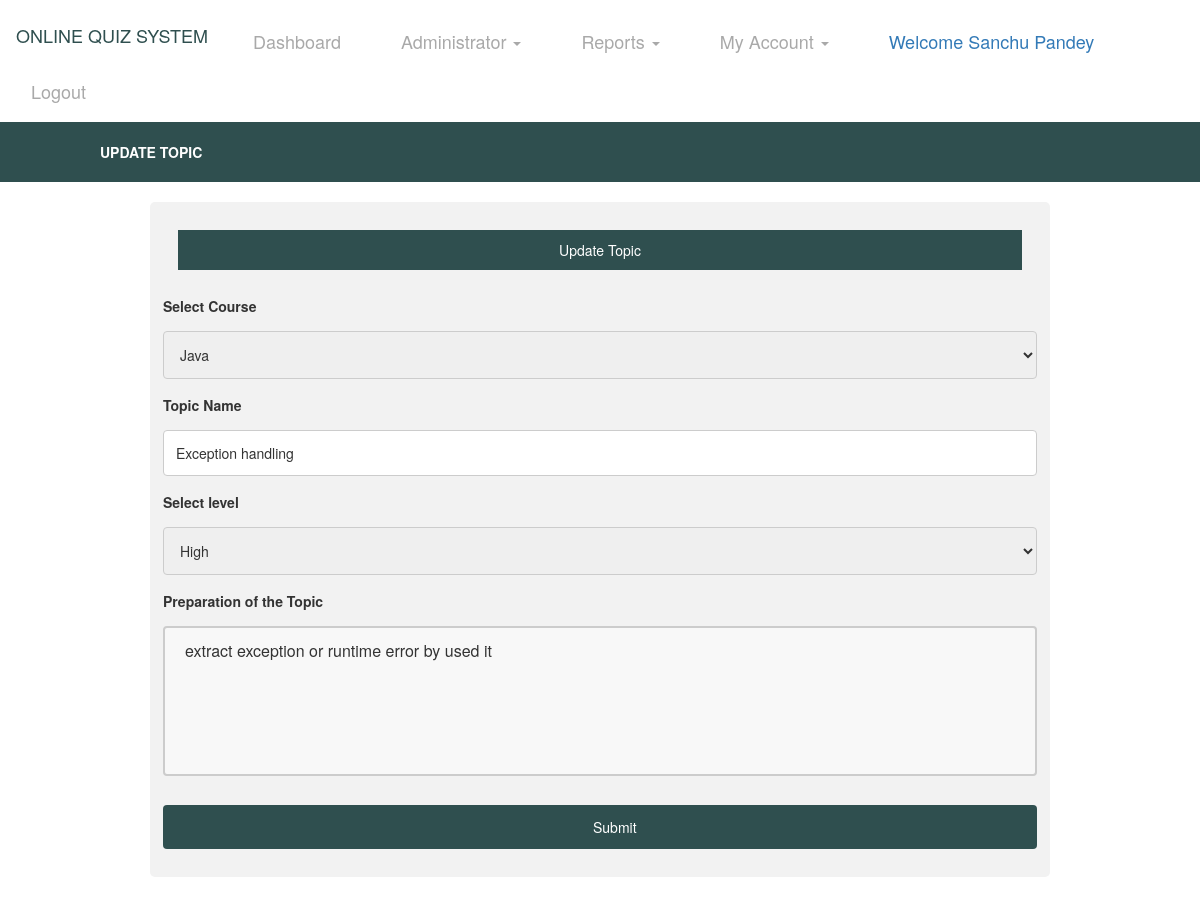
The app's page /edittopic/4 (signed in) with its own data.
### Quiz/models.py (models this page shows, shortened)
class Topic(models.Model):
    course = models.ForeignKey(Course, on_delete=models.CASCADE, null=True)
    level = models.CharField(max_length=30, null=True)
    topic = models.CharField(max_length=100, null=True)
    description = models.TextField(null=True)

### Quiz/views.py (the view, shortened to what this page needs)
# urls.py: path('edittopic/<int:pid>',EditTopic, name='edittopic'),
def EditTopic(request,pid):
    if not request.user.is_authenticated:
        return redirect('tutorlogin')
    data1 = Course.objects.all()
    data = Topic.objects.get(id=pid)
    error = False
    d = {'data':data,'course1':data1,'error':error}
    return render(request, 'edittopic.html',d)

### Quiz/templates/edittopic.html (shortened to what this page needs)
{% extends 'base2.html' %}
{% load static %}
{% block body %}
<div style="background-color:DarkSlateGrey;padding:20px">
        <table width="1000" align="center">
    <tr><th style="color:white">UPDATE TOPIC</th>
    </tr>
</table>
</div>
<div class="container" style="width:900px">
	<p>Update Topic</p>
    <form action="" method="post">
<div class="row">
    <div class="col-25">
      <label for="select Course">Select Course</label>
    </div>
    <div class="col-100">
    <select     id="select course" name="course">
        {% for i in course1 %}
        {% ifequal data.course.course_name i.course_name %}
      <option value="{{i.course_name}}" selected>{{i.course_name}}</option>
        {% else %}
              <option value="{{i.course_name}}">{{i.course_name}}</option>
        {% endifequal %}
        {% endfor %}
    </select>
    </div>
  </div>
 <div class="row">
    <div class="col-25">
      <label for="regular news">Topic Name</label>
    </div>
    <div class="col-100">
      <input type="text" id="regularnews" name="regular_news" value="{{data.topic}}">
    </div>
  </div>
      <div class="row">
    <div class="col-25">
      <label for="select level">Select level</label>
    </div>
    <div class="col-100">
    <select id="select level" name="level">
      <option value="High" {% if data.level == "High"%} selected {% endif %}>High</option>
    </select>
    </div>
  </div>
<div class="row">
 <div class="col-25">
      <label for="regular news"> Preparation of the Topic</label>
    </div>
    <textarea  name="desc">{{data.description}}</textarea>
</div>
  <div class="row">
    <input type="submit" value="Submit">
  </div>
  </form>
</div>
{% endblock %}

### Quiz/templates/base2.html (shortened to what this page needs)
<!DOCTYPE html>
<html lang="en">
<head>
    {% load static %}
  <link rel="stylesheet" href="https://maxcdn.bootstrapcdn.com/bootstrap/3.4.0/css/bootstrap.min.css">
  <link rel = stylesheet href = "//cdn.datatables.net/1.10.19/css/jquery.dataTables.min.css">
</head>
<body>
<nav class="navbar navbar-expand-sm bg-info navbar-dark" style="background-color:white">
    <ul class="nav navbar-nav">
      <li class="navbar-brand" style="color:DarkSlateGrey"><h4>ONLINE QUIZ SYSTEM</h4></li>
            <li class="navbar-brand"><a href="{% url 'userdashboard' %}" style="color:darkgrey">Dashboard</a></li>
      <li class="navbar-brand"><a class="dropdown-toggle" data-toggle="dropdown" href="#" style="color:darkgrey;bottom-padding:18px">Administrator  <span class="caret"></span></a>
      </li>
      <li class="navbar-brand"><a class="dropdown-toggle" data-toggle="dropdown" href="#" style="color:darkgrey;bottom-padding:18px">Reports  <span class="caret"></span></a>
      </li>
      <li class="navbar-brand"><a class="dropdown-toggle" data-toggle="dropdown" href="#" style="color:darkgrey;bottom-padding:18px">My Account  <span class="caret"></span></a>
      </li>
        <li class="navbar-brand"> <a href="#" style="color:Black margin-top:25px">Welcome {{request.user.first_name}} {{request.user.last_name}}</a></li>
        <li class="navbar-brand"><a href="{% url 'logout' %}" style="color:darkgrey">Logout</a></li>
    </ul>
</nav>
{% block body %}
{% endblock %}
</body>
</html>

### Quiz/templates/base2.html (style rules this page uses)
input[type=submit] { background-color: DarkSlateGrey; border: none; color: darkgrey; text-decoration: none; cursor: pointer; }

### Quiz/templates/edittopic.html (style rules this page uses)
* { box-sizing: border-box; }
p { background-color:DarkSlateGray ; padding:10px; color:white; text-align:center }
input[type=text], select, textarea { width: 100%; padding: 12px; border: 1px solid #ccc; border-radius: 4px; resize: vertical; }
textarea { width:100%; height: 150px; padding: 12px 20px; box-sizing: border-box; border: 2px solid #ccc; border-radius: 4px; background-color: #f8f8f8; font-size: 16px; resize: none; }
label { padding: 10px 12px 10px 0; display: inline-block; }
input[type=submit] { width:100%; background-color:DarkSlateGray ; color: white; padding:12px 430px; border: none; border-radius: 4px; cursor: pointer; float:center; margin-top: 25px; }
.container { margin-top:20px; margin-bottom:20px; float:center; border-radius: 5px; background-color: #f2f2f2; padding: 28px; }
.col-25 { float: left; width: 25%; margin-top: 6px; }
.row:after { content: ""; display: table; clear: both; }

### records on screen
Topic: regular_news "Exception handling", level "High", desc "extract exception or runtime error by used it"

### other values on screen
{{ request.user.first_name }} "Sanchu"
{{ request.user.last_name }} "Pandey"
form field course "Java"
